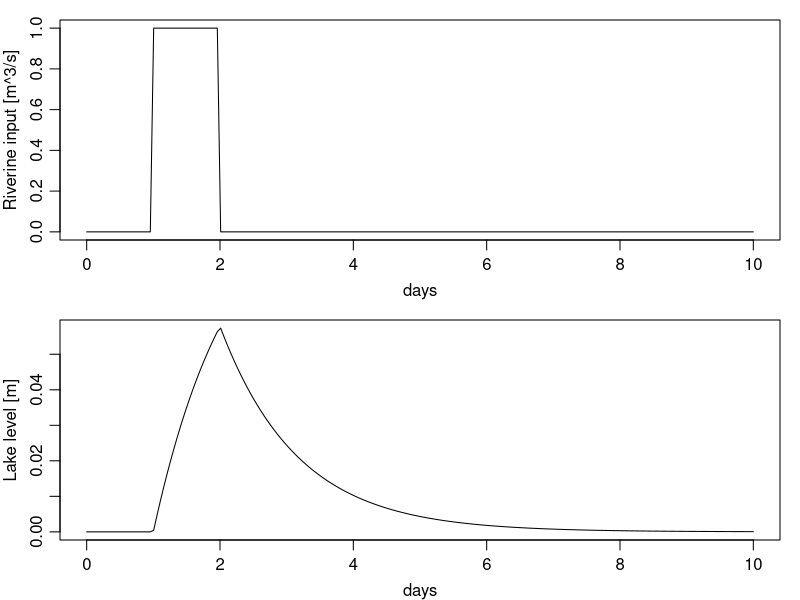

Recreate this plot in R.
## ---- chunk 1
library(deSolve)
## ---- chunk 2
IC <- 0
parms <- list(A=1e6, gamma=10)
## ---- chunk 3
day <- 86400
times <- seq(0, 10*day, length.out=200)
F <- function(t)
{
    ifelse (t > day & t < 2*day, 1, 0)
}
## ---- chunk 4
DE <- function(t, y, parms)
{
    h <- y[1]
    dhdt <- F(t) / parms$A - parms$gamma * h / parms$A
    list(dhdt)
}
## ---- chunk 5
sol <- lsoda(IC, times, DE, parms)
## ---- chunk 6
par(mfrow=c(2,1), mar=c(3,3,1,1), mgp=c(2,0.7,0))
h <- sol[,2]
days <- times / 86400
plot(days, F(times), type='l', ylab="Riverine input [m^3/s]")
plot(days, h, type='l', ylab="Lake level [m]")
